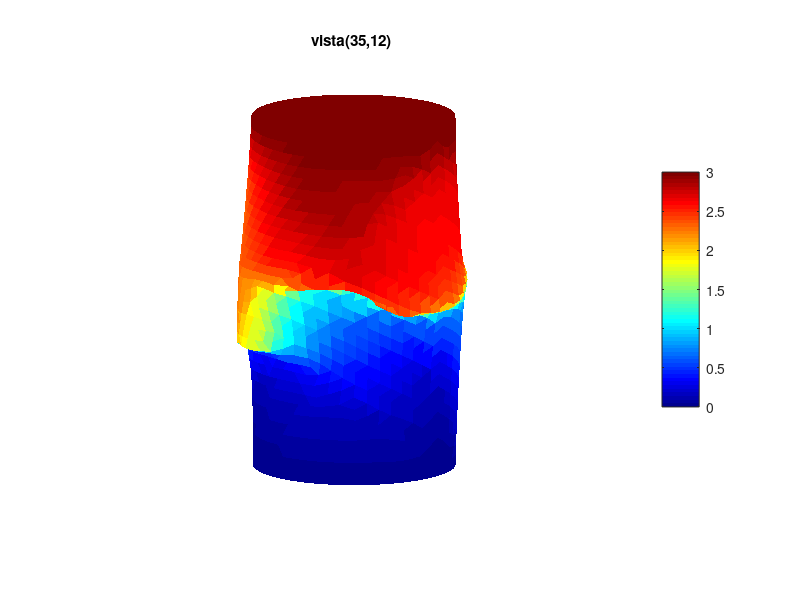
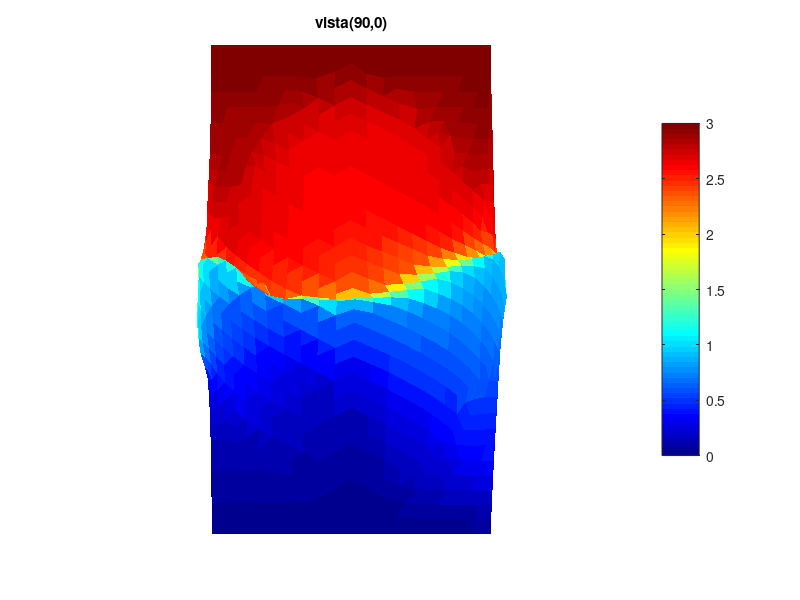
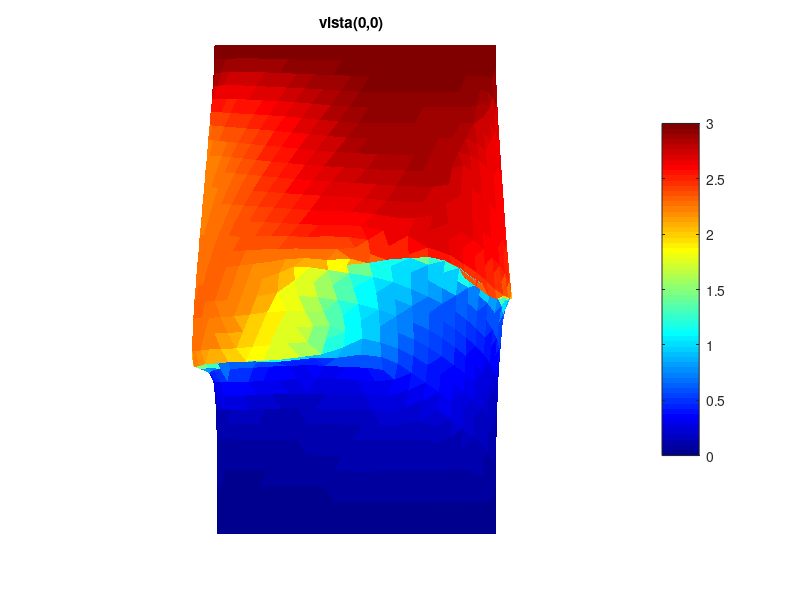

Here is the MATLAB script that generated these plots, in order:
coords=csvread('coords.csv'); surf=csvread('surf.csv'); Uf2=csvread('U.csv');
meta=csvread('strainloc_meta.csv'); nst=meta(1); N=meta(2); sc=12;
Uf=Uf2((nst-1)*N+1:nst*N,:); Um=sqrt(sum(Uf.^2,2)); V=coords+sc*Uf;
vw=[35 12; 90 0; 0 0]; nm={'v_iso','v_side','v_front'};
for k=1:3
  fig=figure('Position',[100 100 500 560],'Color','w'); colormap(jet);
  trisurf(surf,V(:,1),V(:,2),V(:,3),Um,'EdgeColor','none');
  axis equal; axis off; view(vw(k,1),vw(k,2)); caxis([0 3]); colorbar;
  title(sprintf('vista(%d,%d)',vw(k,1),vw(k,2)));
  print(fig,'-dpng','-r90','-opengl',[nm{k} '.png']); close(fig);
end
